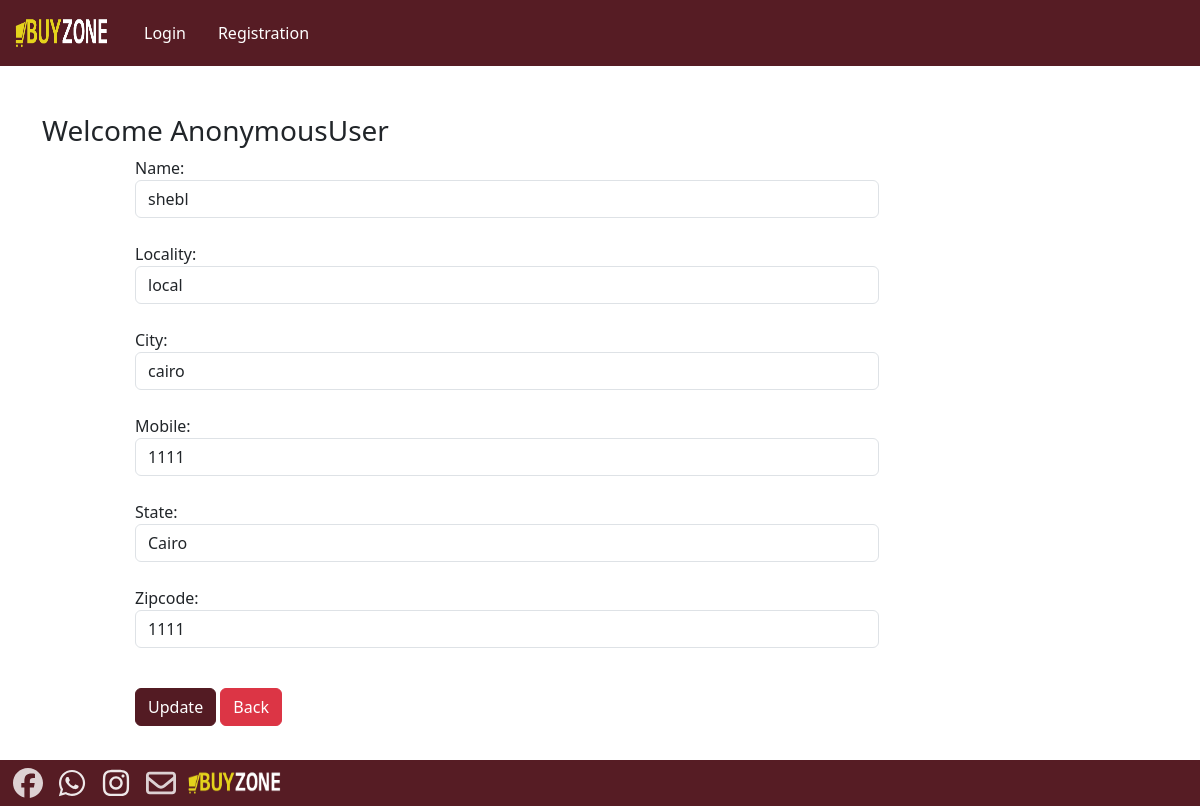
/updateAddress/4, run on the app's committed database.
### app/models.py (models this page shows, shortened)
class Customer(models.Model):
     user = models.ForeignKey(User,on_delete=models.CASCADE)
     name = models.CharField(max_length=200)
     locality = models.CharField(max_length=200)
     city = models.CharField(max_length=50)
     mobile = models.IntegerField(default=0)
     zipcode = models.IntegerField()
     state = models.CharField(choices=STATE_CHOICES,max_length=100)

### app/views.py (the view, shortened to what this page needs)
class updateAddress(View):
    def get(self,request,pk):
        add=Customer.objects.get(pk=pk)
        form=CustomerProfileForm(instance=add)
        totalitem = 0
        if request.user.is_authenticated:
            totalitem = len(Cart.objects.filter(user=request.user))
        return render(request,'app/updateAddress.html',locals())

### app/forms.py
class CustomerProfileForm(forms.ModelForm):
    class Meta:
        model= Customer
        fields=['name','locality','city','mobile','state','zipcode']
        widgets={
            'name':forms.TextInput (attrs={'class': 'form-control'}),
            'locality': forms.TextInput (attrs = { 'class': 'form-control'}),
            'city': forms.TextInput (attrs = {'class': 'form-control'}),
            'mobile': forms.NumberInput(attrs={'class': 'form-control'}),
            'state': forms.Select(attrs={'class': 'form-control'}),
            'zipcode': forms.NumberInput(attrs={'class': 'form-control'}),
         }

### app/templates/app/updateAddress.html (shortened to what this page needs)
{% extends 'app/base.html' %}
{% load static %}
{% block main-content %}
<div class="container my-5">
    <div class="row">
        <h3>Welcome <span class="text-capitalize">{{request.user}}</span></h3>
    </div>
    <div class="col-sm-8 offset-sm-1">
        <form action="" method="post">
            {%for fm in form %}
              {{fm.label_tag}} {{fm}} <small class="text-danger">{{fm.errors|striptags}}</small><br>
            {% endfor %}
            <div class ="col-12 mt-3">
                <button type="submit" class="btn btn-primary">Update</button>
                <a href="{% url 'address' %}" type='button' class="btn btn-danger">Back</a>
            </div>
        </form>
    </div>
</div>
{% endblock main-content %}

### app/static/app/css/style.css (style rules this page uses)
.btn-primary { --bs-btn-color: #fff; --bs-btn-bg: #531b23 !important; --bs-btn-border-color: #531b23 !important; --bs-btn-hover-color: #fff; --bs-btn-hover-bg: #a03141 !important; --bs-btn-hover-border-color: #a03141 !important; --bs-btn-focus-shadow-rgb: 49, 132, 253; --bs-btn-active-color: #fff; --bs-btn-active-bg: #a03141 !important; --bs-btn-active-border-color: #a03141 !important; --bs-btn-active-shadow: inset 0 3px 5px rgba(0, 0, 0, 0.125); --bs-btn-disabled-color: #fff; --bs-btn-disabled-bg: #531b23 !important; --bs-btn-disabled-border-color: #531b23 !important; }

### data on the page
Customer: form "shebl" "local" "cairo" "1111" "Cairo" "1111"

### other printed values
{{ request.user }} "AnonymousUser"
{{ fm.label_tag }} "Name:" "Locality:" "City:" "Mobile:" "State:" "Zipcode:"
